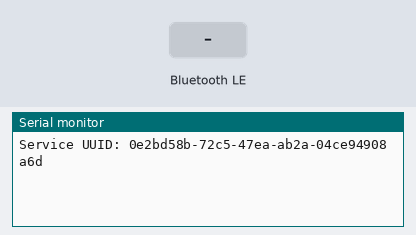
Bench run of a program on a simulated ESP32. On the bench: the last lines printed to the serial monitor. The test bench sets the inputs (shaded band). Nothing arrives over Bluetooth unless stated; a phone connects over Bluetooth LE 3 s after start.

Above: at 1.2 s.
1.3 s: Bluetooth LE write "lock" received
At 2.5 s:
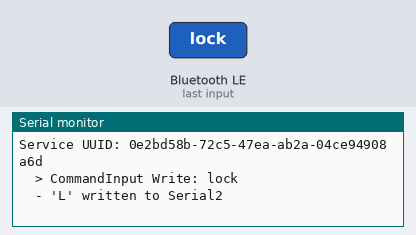
2.8 s: Bluetooth LE write "lock" received
At 2.96 s:
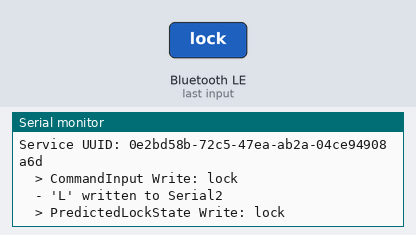
4.5 s: Bluetooth LE write "unlock" received
At 5.2 s:
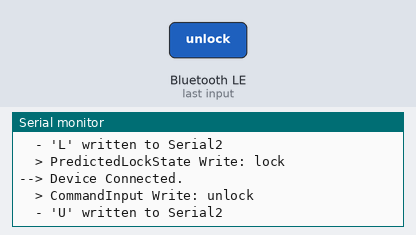
6.0 s: Bluetooth LE write "unlock" received
At 7.2 s:
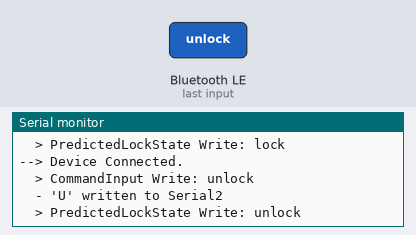
7.5 s: Bluetooth LE write "1" received
At 8.6 s:
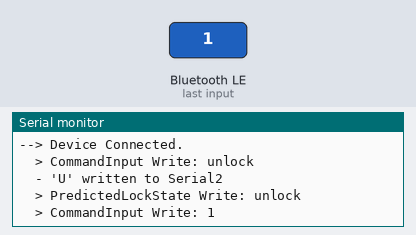
9.0 s: Bluetooth LE write "1" received
At 9.8 s:
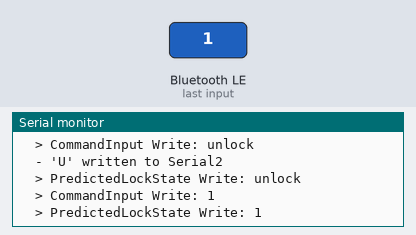

The program:

main.cpp
```cpp
#include <Arduino.h>
#include <BLEDevice.h>
#include <BLEService.h>
#include <BLECharacteristic.h>
#include "SecretConstants.h"


BLEAdvertising *pAdvertising;

BLECharacteristic *pCharacteristic_CommandInput;
BLECharacteristic *pCharacteristic_PredictedLockState;


void lock() {
  Serial2.write('L');
  pCharacteristic_PredictedLockState->setValue("locked");
  Serial.println("  - 'L' written to Serial2");
}


void unlock() {
  Serial2.write('U');
  pCharacteristic_PredictedLockState->setValue("unlocked");
  Serial.println("  - 'U' written to Serial2");
}


class ConnectionCallbacks: public BLEServerCallbacks {
  void onConnect(BLEServer *pServer) {
    Serial.println("--> Device Connected.");
  }
  void onDisconnect(BLEServer *pServer) {
    Serial.println("--> Device Disconnected.");
    delay(500);
    pServer->startAdvertising();
  }
};

class CommandInputCallbacks: public BLECharacteristicCallbacks {

  void onRead(BLECharacteristic* pCharacteristic) {
    std::string val = pCharacteristic->getValue();
    Serial.print("  > CommandInput Read: ");
    Serial.println(val.c_str());
  }

  void onWrite(BLECharacteristic* pCharacteristic) {
    std::string val = pCharacteristic->getValue();
    Serial.print("  > CommandInput Write: ");
    Serial.println(val.c_str());

    if (val == "lock") { lock(); }
    if (val == "unlock") { unlock(); }
  }

};


class PredictedLockStateCallbacks: public BLECharacteristicCallbacks {

  void onRead(BLECharacteristic* pCharacteristic) {
    std::string val = pCharacteristic->getValue();
    Serial.print("  > PredictedLockState Read: ");
    Serial.println(val.c_str());
  }

  void onWrite(BLECharacteristic* pCharacteristic) {
    std::string val = pCharacteristic->getValue();
    Serial.print("  > PredictedLockState Write: ");
    Serial.println(val.c_str());
  }

};


void setup() {

  Serial2.begin(9600, SERIAL_8N1, 16, 17);

  Serial.begin(115200);
  Serial.println();
  Serial.print("Service UUID: ");
  Serial.println(SERVICE_UUID);

  BLEDevice::init("ESP32");

  BLEServer *pServer = BLEDevice::createServer();
  BLEService *pMainService = pServer->createService(SERVICE_UUID);

  pCharacteristic_CommandInput = pMainService->createCharacteristic(COMMAND_INPUT_CHARACTERISTIC_UUID,  BLECharacteristic::PROPERTY_WRITE );
  pCharacteristic_PredictedLockState = pMainService->createCharacteristic(PREDICTED_LOCK_STATE_CHARACTERISTIC_UUID,  BLECharacteristic::PROPERTY_READ );

  pCharacteristic_PredictedLockState->setValue("unknown");

  pMainService->start();

  pAdvertising = pServer->getAdvertising();
  pAdvertising->addServiceUUID(SERVICE_UUID);
  //BLEAdvertisementData advertisingData;
  //pAdvertising->setAdvertisementData(advertisingData);
  //pAdvertising->setAppearance(128); // Generic Tag
  pAdvertising->start();

  pServer->setCallbacks(new ConnectionCallbacks());
  pCharacteristic_CommandInput->setCallbacks(new CommandInputCallbacks());
  pCharacteristic_PredictedLockState->setCallbacks(new PredictedLockStateCallbacks());


  //BLEAdvertisementData advertisement_data;
  //advertisement_data.setCompleteServices(BLEUUID("0e2bd58b-72c5-47ea-ab2a-04ce94908a6d"))

  //pAdvertising->setAdvertisementData()
  //                                            https://www.bluetooth.com/specifications/gatt/viewer?attributeXmlFile=org.bluetooth.descriptor.gatt.client_characteristic_configuration.xml
  // https://web.archive.org/web/20170502011826/https://www.bluetooth.com/specifications/gatt/viewer?attributeXmlFile=org.bluetooth.characteristic.gap.appearance.xml


}

void loop() {

}
```

SecretConstants.h
```cpp
#define SERVICE_UUID "0e2bd58b-72c5-47ea-ab2a-04ce94908a6d"
#define PASSWORD "RY812"
#define COMMAND_INPUT_CHARACTERISTIC_UUID "409a87f8-726d-49dc-8c1b-187e5fbedc4b"
#define PREDICTED_LOCK_STATE_CHARACTERISTIC_UUID "f8433557-305a-45b9-9ed3-4d0d74abc11d"
```

Measured:
- after the input at 1.3 s, the serial monitor: prints a new line at once (image 1)
- after the input at 2.8 s, the serial monitor: prints a new line at once (image 2)
- after the input at 4.5 s, the serial monitor: prints a new line at once (image 3)
- after the input at 6.0 s, the serial monitor: prints a new line at once (image 4)
- after the input at 7.5 s, the serial monitor: prints a new line at once (image 5)
- after the input at 9.0 s, the serial monitor: prints a new line at once (image 6)
